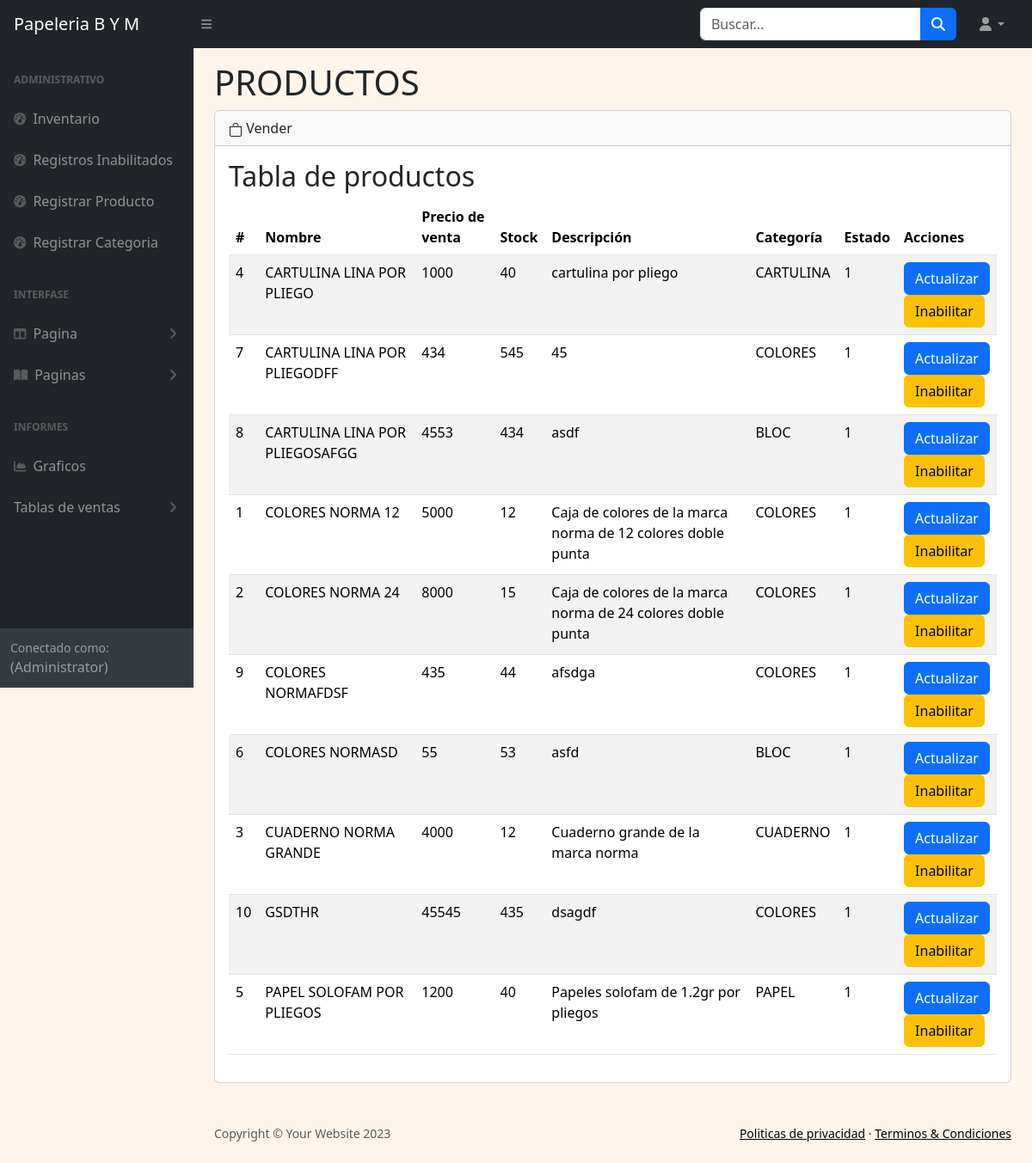
The page / on the database its author committed.
### tables this page shows
CREATE TABLE `producto` (
  `idproducto` int(11) NOT NULL,
  `idcategoria` int(11) NOT NULL COMMENT 'Clave foránea que relaciona con el registro correspondiente en la tabla categoría',
  `prod_nombre` varchar(100) NOT NULL COMMENT 'Nombre del producto',
  `precio_venta` int(11) NOT NULL COMMENT 'Precio de venta del producto',
  `stock` int(11) NOT NULL COMMENT 'Cantidad en stock del producto',
  `descripcion` varchar(256) DEFAULT NULL COMMENT 'Descripción del producto',
  `imagen` varchar(100) NOT NULL COMMENT 'Nombre de la imagen del producto',
  `fecha_sys` datetime NOT NULL COMMENT 'Fecha de registro',
  `fecha_act` datetime DEFAULT NULL COMMENT 'Fecha de actualizacion',
  `estado` bit(1) DEFAULT b'1' COMMENT 'Estado del producto'
);

CREATE TABLE `categoria` (
  `idcategoria` int(11) NOT NULL,
  `nombre` varchar(50) NOT NULL COMMENT 'Nombre de la categoría',
  `descripcion` varchar(256) DEFAULT NULL COMMENT 'Descripción de la categoría',
  `estado` bit(1) DEFAULT b'1' COMMENT 'Estado de la categoría'
);

### crui/php/table.php (the view, shortened to what this page needs)
<?php
try {
    $conexion = retornarConexion();
    $sql = "SELECT producto.idproducto, producto.imagen, prod_nombre, precio_venta, stock, producto.descripcion, nombre, producto.estado FROM producto JOIN categoria ON producto.idcategoria = categoria.idcategoria ORDER BY prod_nombre ASC";
    $result = $conexion->query($sql);
    if ($result) {
        echo '<thead><tr><th scope="col">#</th><th scope="col">Nombre</th><th scope="col">Precio de venta</th><th scope="col">Stock</th><th scope="col">Descripción</th><th scope="col">Categoría</th><th scope=col>Estado</th><th scope="col">Acciones</th></tr></thead><tbody>';
        while ($row = $result->fetch_assoc()) {
            $estado = $row['estado'];
            if($estado == 1){
                echo "<tr>";
                echo '<td scope="row">'.$row['idproducto']."</td>";
                echo '<td>'.$row['prod_nombre']."</td>";
                echo '<td>'.$row['precio_venta']."</td>";
                echo '<td>'.$row['stock']."</td>";
                echo '<td>'.$row['descripcion']."</td>";
                echo '<td>'.$row['nombre']."</td>";
                echo '<td>'.$row['estado']."</td>";
                echo '<td>';
                echo "<form id='update_form".$row['idproducto']."' action='crui/php/update.php' method='post'>";
                echo "<button type='submit' class='btn btn-primary' id='idproducto'>Actualizar</button>";
                echo "</form>";
                echo "<form id='delete_form".$row['idproducto']."' action='crui/php/eliminar.php' method='post'>";
                echo "<button type='submit' class='btn btn-warning'>Inabilitar</button>";
                echo "</form>";
                echo "</td>";
                echo "</tr>";
            }
        }
        echo "</tbody>";
    }
} catch (Exception $e) {
    echo "Error: " . $e->getMessage();
}
?>

### index.php (shortened to what this page needs)
<!DOCTYPE html>
<html lang="en">
    <head>
        <link href="https://cdn.jsdelivr.net/npm/simple-datatables@7.1.2/dist/style.min.css" rel="stylesheet" />
        <link href="css/styles.css" rel="stylesheet" />
        <link href="css/estilos.css" rel="stylesheet">
        <link href="https://cdn.jsdelivr.net/npm/bootstrap@5.3.1/dist/css/bootstrap.min.css" rel="stylesheet">
        <link href="https://cdn.jsdelivr.net/npm/bootstrap@5.3.1/dist/css/bootstrap.min.css" rel="stylesheet">
    </head>
    <body class="sb-nav-fixed">
        <nav class="sb-topnav navbar navbar-expand navbar-dark bg-dark">
            <a class="navbar-brand ps-3" href="index.php">Papeleria B Y M</a>
            <button class="btn btn-link btn-sm order-1 order-lg-0 me-4 me-lg-0" id="sidebarToggle" href="#!"><i class="fas fa-bars"></i></button>
            <form class="d-none d-md-inline-block form-inline ms-auto me-0 me-md-3 my-2 my-md-0">
                <div class="input-group">
                    <input class="form-control" type="text" placeholder="Buscar..." aria-label="Buscar..." aria-describedby="btnNavbarSearch" />
                    <button class="btn btn-primary" id="btnNavbarSearch" type="button"><i class="fas fa-search"></i></button>
                </div>
            </form>
            <ul class="navbar-nav ms-auto ms-md-0 me-3 me-lg-4">
                <li class="nav-item dropdown">
                    <a class="nav-link dropdown-toggle" id="navbarDropdown" href="#" role="button" data-bs-toggle="dropdown" aria-expanded="false"><i class="fas fa-user fa-fw"></i></a>
                </li>
            </ul>
        </nav>
        <div id="layoutSidenav">
            <div id="layoutSidenav_nav">
                <nav class="sb-sidenav accordion sb-sidenav-dark" id="sidenavAccordion">
                    <div class="sb-sidenav-menu">
                        <div class="nav">
                            <div class="sb-sidenav-menu-heading">Administrativo</div>
                            <a class="nav-link" href="index.php">
                                <div class="sb-nav-link-icon"><i class="fas fa-tachometer-alt"></i></div>
                                Inventario
                            </a>
                            <a class="nav-link" href="tabla_completa.php">
                                <div class="sb-nav-link-icon"><i class="fas fa-tachometer-alt"></i></div>
                                Registros Inabilitados
                            </a>
                            <a class="nav-link" href="Registrar_pro.php">
                                <div class="sb-nav-link-icon"><i class="fas fa-tachometer-alt"></i></div>
                                Registrar Producto
                            </a>
                            <a class="nav-link" href="Registrar_ctg.php">
                                <div class="sb-nav-link-icon"><i class="fas fa-tachometer-alt"></i></div>
                                Registrar Categoria
                            </a>
                            <div class="sb-sidenav-menu-heading">interfase</div>
                            <a class="nav-link collapsed" href="#" data-bs-toggle="collapse" data-bs-target="#collapseLayouts" aria-expanded="false" aria-controls="collapseLayouts">
                                <div class="sb-nav-link-icon"><i class="fas fa-columns"></i></div>
                                    Pagina
                                <div class="sb-sidenav-collapse-arrow"><i class="fas fa-angle-down"></i></div>
                            </a>
                            <a class="nav-link collapsed" href="#" data-bs-toggle="collapse" data-bs-target="#collapsePages" aria-expanded="false" aria-controls="collapsePages">
                                <div class="sb-nav-link-icon"><i class="fas fa-book-open"></i></div>
                                Paginas
                                <div class="sb-sidenav-collapse-arrow"><i class="fas fa-angle-down"></i></div>
                            </a>
                            <div class="sb-sidenav-menu-heading">Informes</div>
                            <a class="nav-link" href="charts.html">
                                <div class="sb-nav-link-icon"><i class="fas fa-chart-area"></i></div>
                                Graficos
                            </a>
                            <div class="sb-sidenav-menu">
                                <a class="nav-link collapsed" href="#" data-bs-toggle="collapse" data-bs-target="#pagesCollapseError" aria-expanded="false" aria-controls="pagesCollapseError">
                                    Tablas de ventas
                                    <div class="sb-sidenav-collapse-arrow"><i class="fas fa-angle-down"></i></div>
                                </a>
                            </div>
                        </div>
                    </div>
                    <div class="sb-sidenav-footer">
                        <div class="small">Conectado como:</div>
                        (Administrator)
                    </div>
                </nav>
            </div>
            <div id="layoutSidenav_content" class="bg-cuarto">
                <main>
                    <div class="container-fluid px-4">
                        <h1 class="mt-3">PRODUCTOS</h1>
                        <div class="card mb-4 bg-cuarto">
                            <div class="card-header">
                            <svg xmlns="http://www.w3.org/2000/svg" width="16" height="16" fill="currentColor" class="bi bi-bag" viewBox="0 0 16 16">
  <path d="M8 1a2.5 2.5 0 0 1 2.5 2.5V4h-5v-.5A2.5 2.5 0 0 1 8 1zm3.5 3v-.5a3.5 3.5 0 1 0-7 0V4H1v10a2 2 0 0 0 2 2h10a2 2 0 0 0 2-2V4h-3.5zM2 5h12v9a1 1 0 0 1-1 1H3a1 1 0 0 1-1-1V5z"/>
</svg>
                                <a class= navbar-brand ps-2 href="crui/vender.php">Vender</a>
                            </div>
                            <div class="card-body">
                                <table id="datatablesSimple" class="table table-striped">
                                    <div class="contenedor__producto">
                                        <h2>Tabla de productos</h2>
                                        <?php include 'crui/php/table.php'; ?>
                                    </div>
                                </table>
                            </div>
                        </div>
                    </div>
                </main>
                <footer class="py-4 bg-cuarto mt-auto">
                    <div class="container-fluid px-4">
                        <div class="d-flex align-items-center justify-content-between small">
                            <div class="text-muted">Copyright &copy; Your Website 2023</div>
                            <div>
                                <a href="#" class="link_a">Politicas de privacidad</a>
                                &middot;
                                <a href="#" class="link_a">Terminos &amp; Condiciones</a>
                            </div>
                        </div>
                    </div>
                </footer>
            </div>
        </div>
    </body>
</html>

### css/estilos.css (style rules this page uses)
:root { --bs-primero: #331D2C; --bs-segundo: #3F2E3E; --bs-tercero: #A78295; --bs-cuarto: #fdf5ec; }
.bg-cuarto { background: var(--bs-cuarto); }
a { color: black; text-decoration: none; }
.link_a { color: #000000; }

### rows shown on the page
producto: idproducto "4", prod_nombre "CARTULINA LINA POR PLIEGO", precio_venta "1000", stock "40", descripcion "cartulina por pliego", idcategoria.nombre "CARTULINA", estado "1"
producto: idproducto "7", prod_nombre "CARTULINA LINA POR PLIEGODFF", precio_venta "434", stock "545", descripcion "45", idcategoria.nombre "COLORES", estado "1"
producto: idproducto "8", prod_nombre "CARTULINA LINA POR PLIEGOSAFGG", precio_venta "4553", stock "434", descripcion "asdf", idcategoria.nombre "BLOC", estado "1"
producto: idproducto "1", prod_nombre "COLORES NORMA 12", precio_venta "5000", stock "12", descripcion "Caja de colores de la marca norma de 12 colores doble punta", idcategoria.nombre "COLORES", estado "1"
producto: idproducto "2", prod_nombre "COLORES NORMA 24", precio_venta "8000", stock "15", descripcion "Caja de colores de la marca norma de 24 colores doble punta", idcategoria.nombre "COLORES", estado "1"
producto: idproducto "9", prod_nombre "COLORES NORMAFDSF", precio_venta "435", stock "44", descripcion "afsdga", idcategoria.nombre "COLORES", estado "1"
producto: idproducto "6", prod_nombre "COLORES NORMASD", precio_venta "55", stock "53", descripcion "asfd", idcategoria.nombre "BLOC", estado "1"
producto: idproducto "3", prod_nombre "CUADERNO NORMA GRANDE", precio_venta "4000", stock "12", descripcion "Cuaderno grande de la marca norma", idcategoria.nombre "CUADERNO", estado "1"
producto: idproducto "10", prod_nombre "GSDTHR", precio_venta "45545", stock "435", descripcion "dsagdf", idcategoria.nombre "COLORES", estado "1"
producto: idproducto "5", prod_nombre "PAPEL SOLOFAM POR PLIEGOS", precio_venta "1200", stock "40", descripcion "Papeles solofam de 1.2gr por pliegos", idcategoria.nombre "PAPEL", estado "1"
